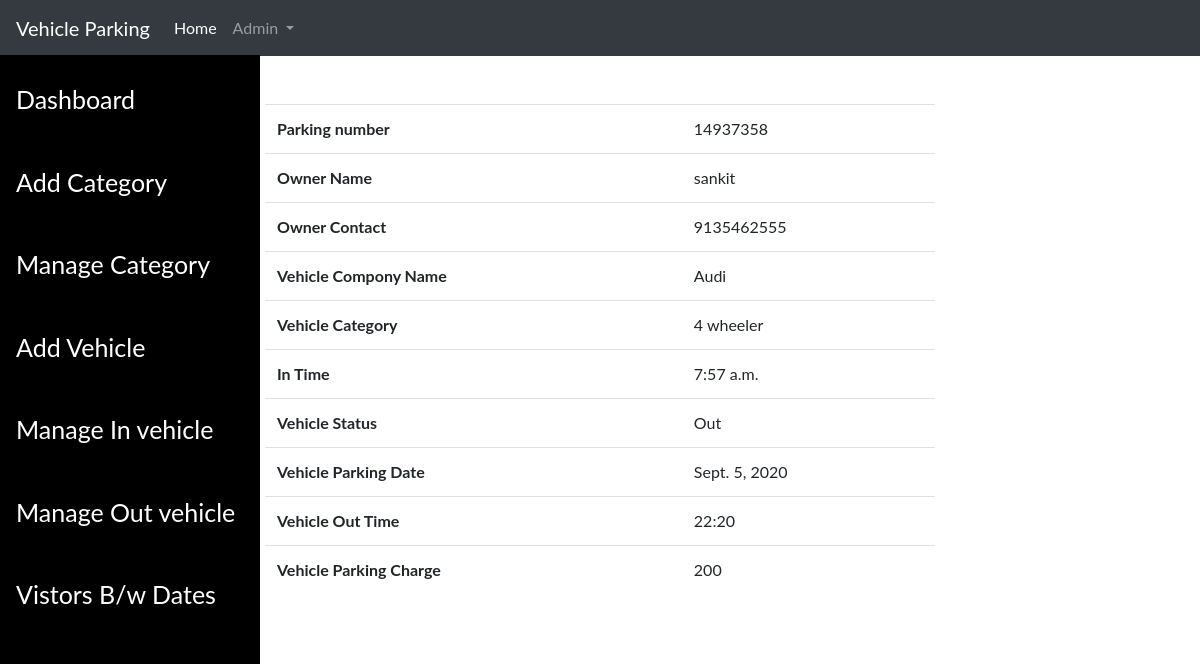
Page /viewcustomerdetails/10 (signed in) on the committed database.
### vehical_parking/models.py (models this page shows, shortened)
class vehical(models.Model):
    parkingnumber = models.CharField(max_length=50)
    category = models.ForeignKey(category, on_delete=models.CASCADE)
    vehicalcompony = models.CharField(max_length=50)
    ownername = models.CharField(max_length=50)
    ownercontact = models.CharField(max_length=50)
    pdate = models.DateField(auto_now_add=True)
    intime = models.TimeField(auto_now_add=True)
    outtime = models.CharField(max_length=50)
    parkingcharge = models.CharField(max_length=50)
    status = models.CharField(max_length=50)

class category(models.Model):
    categoryname = models.CharField(max_length=50)
    def __str__(self):
        return self.categoryname

### vehical_parking/views.py (the view)
# urls.py: path('viewcustomerdetails/<int:id>',views.viewcustomerdetails,name='viewcustomerdetails'),
def viewcustomerdetails(request,id):
    if request.user.is_authenticated:
        ve = vehical.objects.get(id=id)
        return render(request,"viewcustomerdetails.html",{'ve':ve})
    else:
        return redirect('index')

### template/viewcustomerdetails.html
{% include 'header.html' %}
<div class="container col-xl-7 mt-5">
    <table class="table table-hover">
        <tr>
            <th>Parking number</th>
            <td>{{ve.parkingnumber}}</td>
        </tr>
        <tr>
            <th>Owner Name</th>
            <td>{{ve.ownername}}</td>
        </tr>
        <tr>
            <th>Owner Contact</th>
            <td>{{ve.ownercontact}}</td>
        </tr>
        <tr>
            <th>Vehicle Compony Name</th>
            <td>{{ve.vehicalcompony}}</td>
        </tr>
        <tr>
            <th>Vehicle Category</th>
            <td>{{ve.category}}</td>
        </tr>
        <tr>
            <th>In Time</th>
            <td>{{ve.intime}}</td>
        </tr>
        <tr>
            <th>Vehicle Status</th>
            <td>{{ve.status}}</td>
        </tr>
        <tr>
            <th>Vehicle Parking Date</th>
            <td>{{ve.pdate}}</td>
        </tr>
        <tr>
            <th>Vehicle Out Time</th>
            <td>{{ve.outtime}}</td>
        </tr>
        <tr>
            <th>Vehicle Parking Charge</th>
            <td>{{ve.parkingcharge}}</td>
        </tr>
    </table>
</div>

### template/header.html (shortened to what this page needs)
<!DOCTYPE html>
<html>
<head>
  <link rel="stylesheet" href="https://maxcdn.bootstrapcdn.com/bootstrap/4.5.2/css/bootstrap.min.css">
  <link rel="stylesheet" href="https://cdnjs.cloudflare.com/ajax/libs/font-awesome/4.7.0/css/font-awesome.min.css">
</head>
<body>
  <nav class="navbar navbar-expand-lg navbar-dark bg-dark">
  <a class="navbar-brand" href="#">Vehicle Parking</a>
  <div class="collapse navbar-collapse" id="navbarSupportedContent">
    <ul class="navbar-nav mr-auto">
      <li class="nav-item active">
        <a class="nav-link" href="{% url 'adminpage' %}">Home <span class="sr-only">(current)</span></a>
      </li>
      <li class="nav-item dropdown">
        <a class="nav-link dropdown-toggle" href="#" id="navbarDropdown" role="button" data-toggle="dropdown" aria-haspopup="true" aria-expanded="false">
          Admin
        </a>
      </li>
    </ul>
  </div>
</nav>
  <div class="sidenav">
    <a href="{% url 'adminpage' %}">Dashboard</a><hr>
    <a href="{% url 'Addcatgroy' %}">Add Category</a><hr>
    <a href="{% url 'managecategroy' %}">Manage Category</a><hr>
    <a href="{% url 'addvehicle' %}">Add Vehicle</a><hr>
    <a href="{% url 'manageinvehicle' %}">Manage In vehicle</a><hr>
    <a href="{% url 'manageoutvehicle' %}">Manage Out vehicle</a><hr>
    <a href="{% url 'datesearch' %}">Vistors B/w Dates</a><hr>
  </div>
</body>
</html>

### rows in the picture
vehical: parkingnumber "14937358", ownername "sankit", ownercontact "9135462555", vehicalcompony "Audi", category "4 wheeler", intime "7:57 a.m.", status "Out", pdate "Sept. 5, 2020", outtime "22:20", parkingcharge "200"
